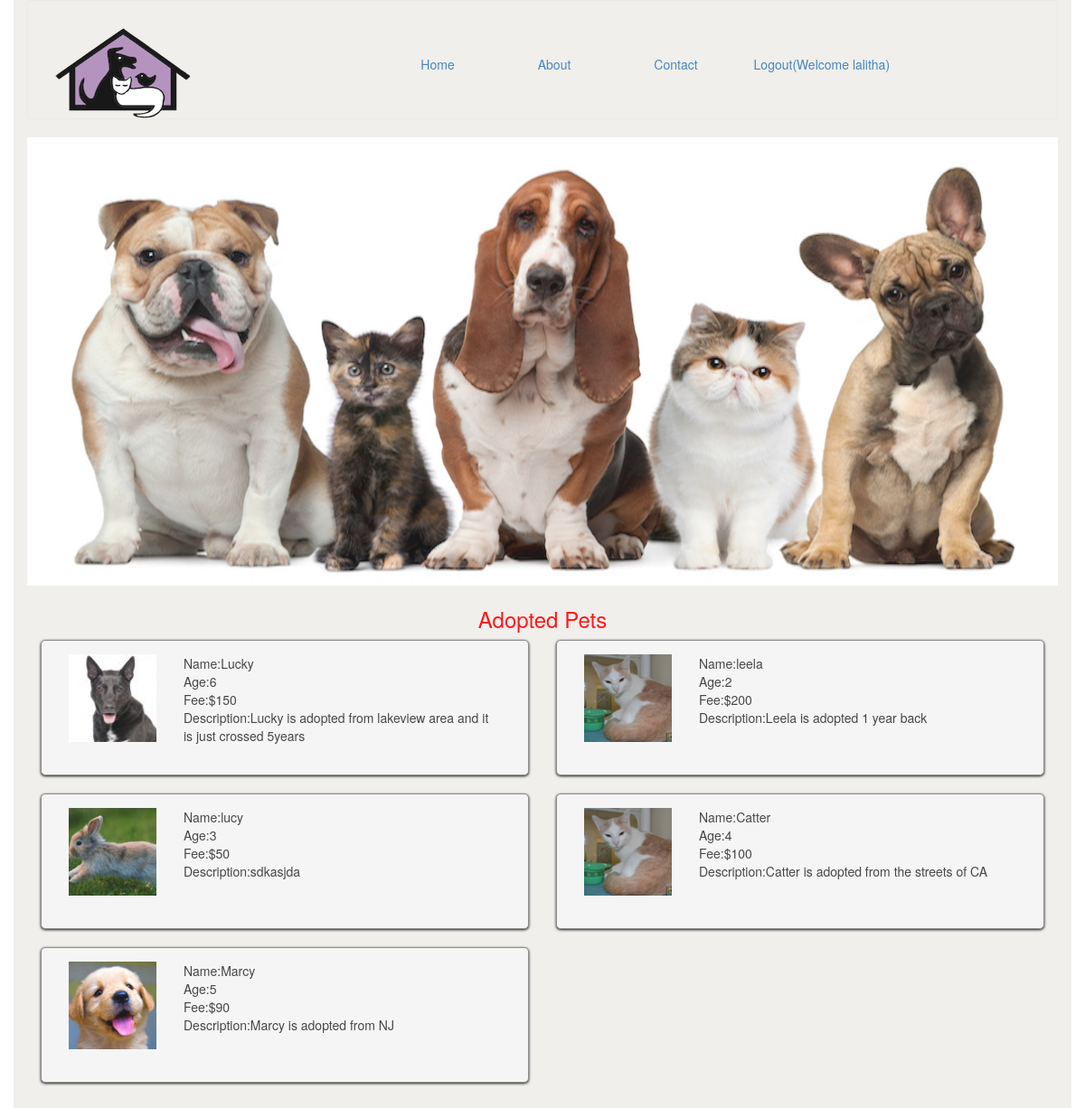
The app's page /getpets.php (signed in) with its own data.
### tables this page shows
CREATE TABLE `pets` (
  `sno` int(11) NOT NULL,
  `p_name` varchar(255) NOT NULL,
  `p_type` varchar(255) NOT NULL,
  `p_age` varchar(255) NOT NULL,
  `p_description` varchar(255) NOT NULL,
  `p_fee` varchar(255) NOT NULL,
  `image` varchar(255) NOT NULL
);

### getpets.php (the view, shortened to what this page needs)
<?php
include("header.php");
    $query="SELECT * FROM pets";
    $result=mysql_query($query);
?>
    <h3 class="text text-center">Adopted Pets</h3>
                <?php
                while($row=mysql_fetch_array($result)){
                ?>
                <div class="col-md-6 col-xs-12">
                <div class="details">
                <div class="col-md-3 col-xs-3">
                <img  class="img-responsive" src="<?php echo $row['image']; ?> "/>
                </div>
                <div class="col-md-9 col-xs-9">
                <p >Name:<?php echo $row['p_name']; ?>   </p>
                <p >Age:<?php echo $row['p_age']; ?>   </p>
                <p >Fee:<?php echo $row['p_fee']; ?>   </p>
                <p >Description:<?php echo $row['p_description']; ?>   </p>
                </div>
                </div>
                </div>
                <?php
                    }
                ?>

### yolo.css (style rules this page uses)
p { margin:0; }
.text { color:red; }
.details { border:1px solid grey; border-radius:5px; box-shadow: 0 1px 3px rgba(0,0,0,25); padding:15px; margin-bottom: 20px; background-color: #f5f5f5; min-height: 150px; }

### records on screen
pets: image (picture), p_name "Lucky", p_age "6", p_fee "$150", p_description "Lucky is adopted from lakeview area and it is just crossed 5years"
pets: image (picture), p_name "leela", p_age "2", p_fee "$200", p_description "Leela is adopted 1 year back"
pets: image (picture), p_name "lucy", p_age "3", p_fee "$50", p_description "sdkasjda"
pets: image (picture), p_name "Catter", p_age "4", p_fee "$100", p_description "Catter is adopted from the streets of CA"
pets: image (picture), p_name "Marcy", p_age "5", p_fee "$90", p_description "Marcy is adopted from NJ"

### other values on screen
$_SESSION['uname'] "lalitha"
